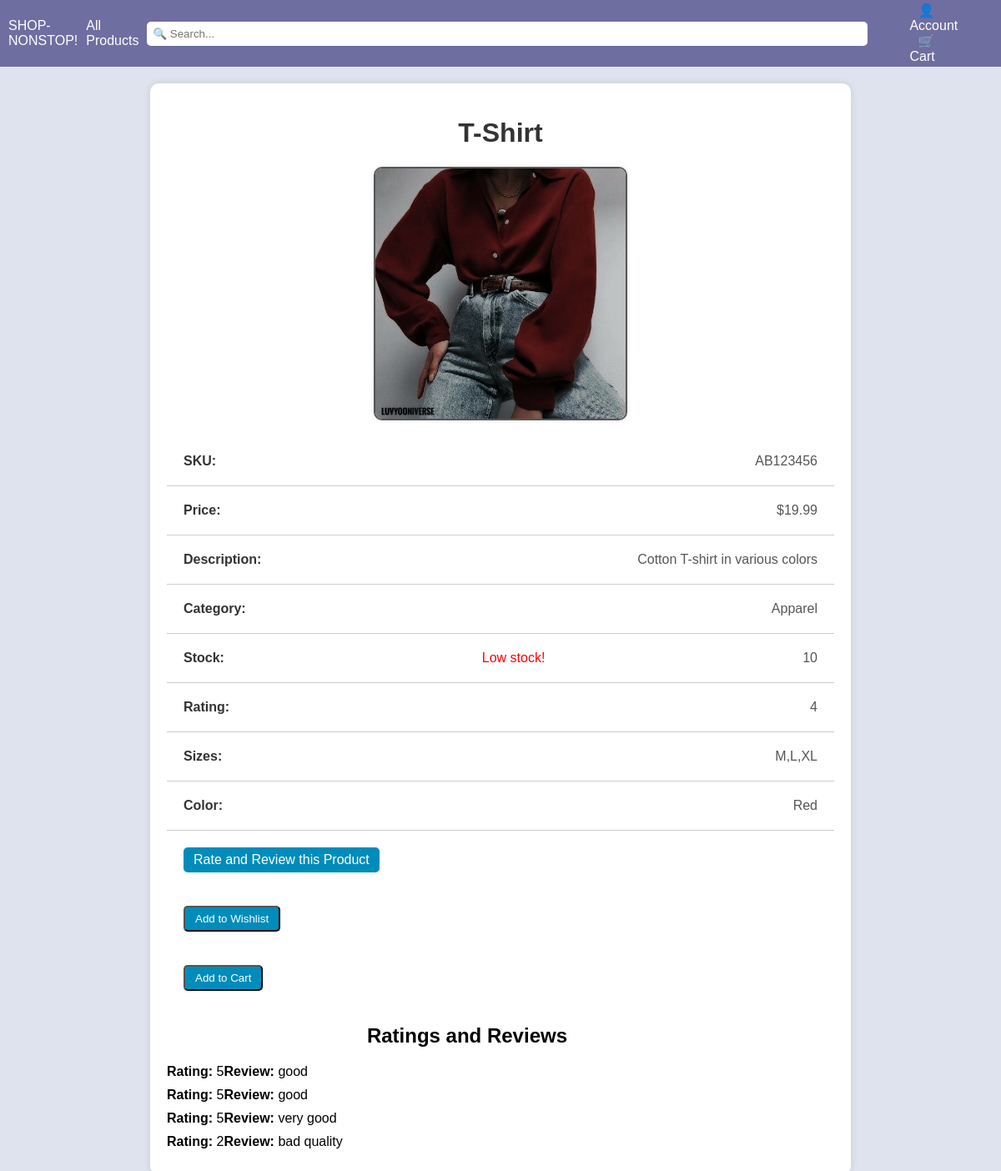
Page /product/P10001 on the committed database.
### app/models.py (models this page shows, shortened)
class Items(db.Model):
    __tablename__ = 'item'
    Item_ID = db.Column(db.String(80),unique=True, primary_key=True)
    sku = db.Column(db.String(80), unique=True, nullable=False)
    name = db.Column(db.String(120), unique=True, nullable=False)
    price = db.Column(db.Integer, nullable=False)
    item_desc = db.Column(db.String(255), nullable=False)
    category = db.Column(db.String(255), nullable=False)
    stock = db.Column(db.Integer, nullable=False)
    item_star = db.Column(db.Integer, nullable=False)
    itme_sizes = db.Column(db.String(120),  nullable=True)
    color = db.Column(db.String(120), nullable=False)
    pic = db.Column(db.Text)

class RatingReview(db.Model):
    __tablename__ = 'rating_review'
    id = db.Column(db.Integer, primary_key=True)
    item_id = db.Column(db.String(80), db.ForeignKey('item.Item_ID'), nullable=False)
    rating = db.Column(db.Integer, nullable=False)
    review = db.Column(db.Text, nullable=True)

### app/routes.py (the view)
@app.route('/product/<string:Item_ID>')
def product_page(Item_ID):
    product = Items.query.filter_by(Item_ID=Item_ID).first()
    if product is None:
        abort(404)
    product1 = Items.query.filter_by(Item_ID=Item_ID).first()
    ratings_reviews = RatingReview.query.filter_by(item_id=Item_ID).all()
    image_path = product1.pic
    return render_template('product.html', product=product,image_path=image_path,ratings_reviews=ratings_reviews)

### app/templates/product.html (shortened to what this page needs)
{% extends "base.html" %}
{% block content %}
<div class="product-container">
    <h1>{{ product.name }}</h1>
    <img src="{{ image_path }}" alt="Product Image" class="product-image">
    <ul class="product-details">
        <li class="product-item"><strong>SKU:</strong> {{ product.sku }}</li>
        <li class="product-item"><strong>Price:</strong> ${{ product.price }}</li>
        <li class="product-item"><strong>Description:</strong> {{ product.item_desc }}</li>
        <li class="product-item"><strong>Category:</strong> {{ product.category }}</li>
        <li class="product-item"><strong>Stock:</strong>
            {% if product.stock <= 10 %}
                <span style="color: red;">Low stock!</span>
            {% endif %}
            {{ product.stock }}
        </li>
        <li class="product-item"><strong>Rating:</strong> {{ product.item_star }}</li>
        <li class="product-item"><strong>Sizes:</strong> {{ product.itme_sizes }}</li>
        <li class="product-item"><strong>Color:</strong> {{ product.color }}</li>
        <li class="product-item" style="border-bottom: none;"><a href="/product/{{ product.Item_ID }}/rating_review" class="rating-review-btn">Rate and Review this Product</a></li>
        <li class="product-item" style="border-bottom: none;">
            <form action="{{ url_for('add_to_wishlist') }}" method="POST">
                <button type="submit" class="rating-review-btn">Add to Wishlist</button>
            </form>
        </li>
        <li class="product-item" style="border-bottom: none;">
            <form action="{{ url_for('add_to_cart') }}" method="POST">
                <button type="submit" class="rating-review-btn">Add to Cart</button>
            </form>
        </li>
    </ul>
    <div class="ratings-reviews">
        <h2>Ratings and Reviews</h2>
        {% if ratings_reviews %}
            {% for rating_review in ratings_reviews %}
                <div class="rating-review">
                    <p><strong>Rating:</strong> {{ rating_review.rating }}</p>
                    <p><strong>Review:</strong> {{ rating_review.review }}</p>
                </div>
            {% endfor %}
        {% else %}
            <p>No ratings and reviews yet.</p>
        {% endif %}
    </div>
</div>
{% endblock %}

### app/templates/base.html (style rules this page uses)
body { margin: 0; font-family: Arial, sans-serif; background-color: #dfe3ee; }
h2 { display: flex; justify-content: flex-end; max-width: 60%; }

### app/templates/product.html (style rules this page uses)
.product-container { max-width: 800px; margin: 20px auto; padding: 20px; background-color: #fff; border-radius: 10px; box-shadow: 0 0 10px rgba(0, 0, 0, 0.1); }
h1 { text-align: center; color: #333; }
.product-details { list-style: none; padding: 0; margin: 0; }
.product-item { padding: 20px; border-bottom: 1px solid #ccc; transition: background-color 0.3s ease; display: flex; justify-content: space-between; align-items: center; }
.product-item:last-child { border-bottom: none; }
.product-title, .product-item strong { font-weight: bold; color: #333; }
.product-price, .product-item { color: #555; }
.product-image { max-width: 300px; height: auto; display: block; margin: 0 auto; border: 2px solid #555; border-radius: 10px; box-shadow: 0 0 5px rgba(0, 0, 0, 0.1); margin-bottom: 20px; }
.rating-review-btn { background-color: #008CBA; color: #fff; padding: 6px 12px; border-radius: 5px; text-decoration: none; transition: background-color 0.3s ease; }
.ratings-reviews { margin-top: 20px; }
.rating-review { display: flex; margin-bottom: 10px; }
.rating-review p { margin: 0; }

### rows in the picture
Items: name "T-Shirt", pic (picture), sku "AB123456", item_desc "Cotton T-shirt in various colors", category "Apparel", itme_sizes "M,L,XL", color "Red"
RatingReview: rating "5", review "good"
RatingReview: rating "5", review "good"
RatingReview: rating "5", review "very good"
RatingReview: rating "2", review "bad quality"

### other values in the picture
{{ product.price }} "19.99"
{{ product.stock }} "10"
{{ product.item_star }} "4"
